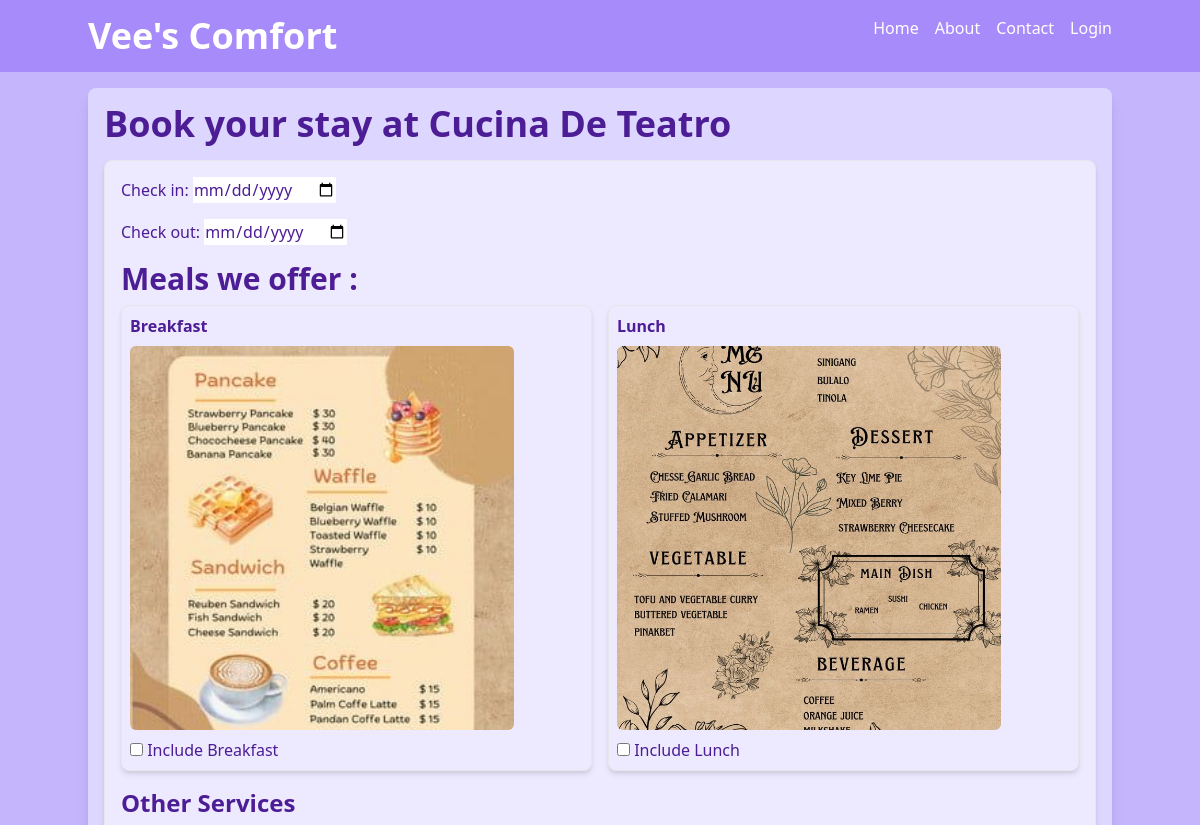
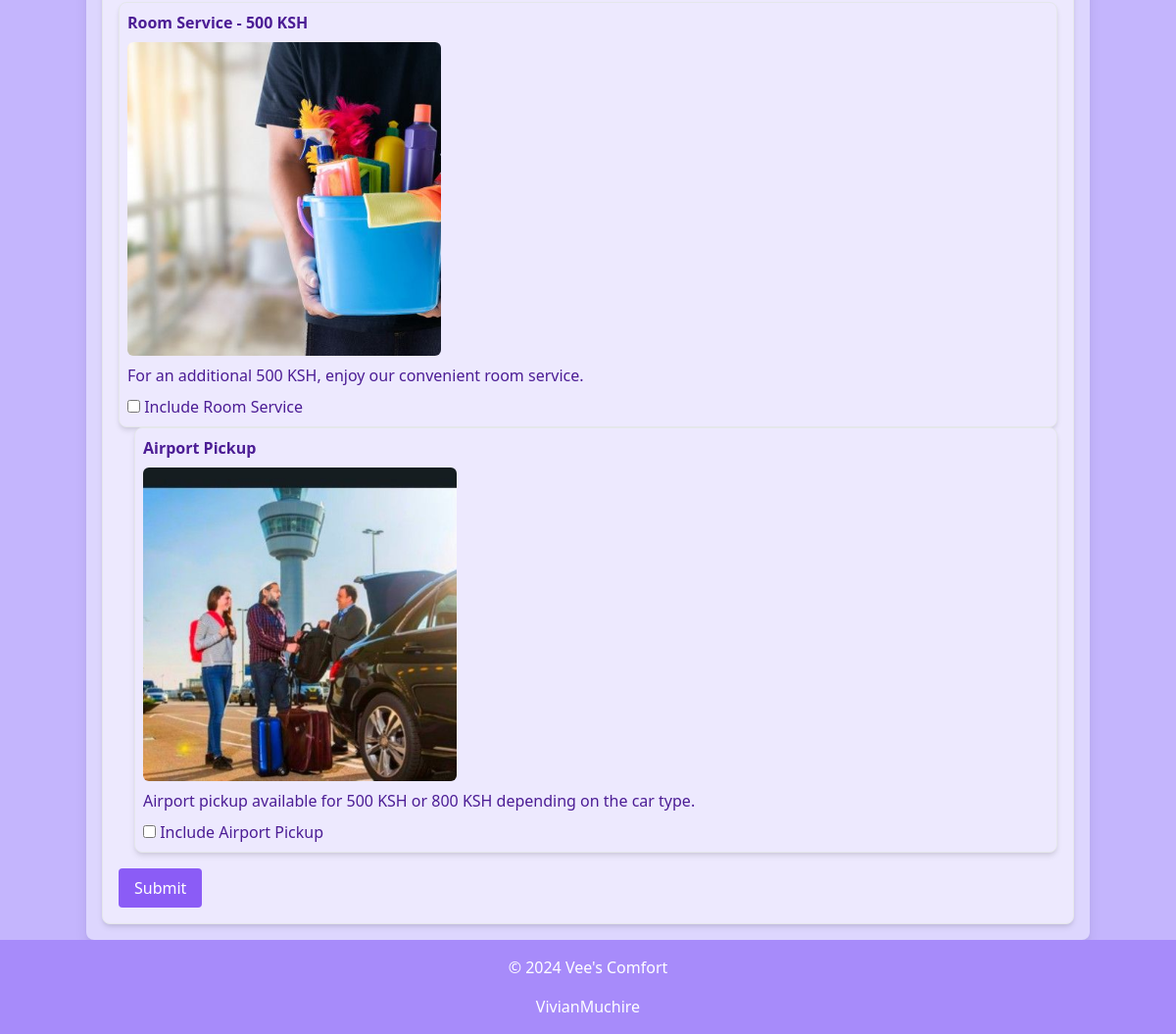
The page /hostels/1/book/ (signed in) on the database its author committed (2 pictures, top to bottom).
### hostelapp/models.py (models this page shows, shortened)
class Hostel(models.Model):
    name = models.CharField(max_length=255)
    description = models.TextField()
    price_per_night = models.DecimalField(max_digits=10, decimal_places=2)
    image = models.ImageField(upload_to='hostel_images/')
    location = models.CharField(max_length=100)
    room_number = models.IntegerField()
    breakfast_menu = models.ImageField(upload_to='hostel_menus/', null=True, blank=True)
    lunch_menu = models.ImageField(upload_to='hostel_menus/', null=True,)

### hostelapp/views.py (the view)
# urls.py: path('hostels/<int:pk>/book/', book_hostel, name='book_hostel'),
@login_required
def book_hostel(request, pk):
    hostel = get_object_or_404(Hostel, pk=pk)
    if request.method == 'POST':
        form = BookingForm(request.POST)
        if form.is_valid():
            booking = form.save(commit=False)
            booking.user = request.user
            booking.hostel = hostel
            booking.save()
            return redirect('hostelapp:booking_confirmation', booking_id=booking.id)  # Redirect to a success page
    else:
        form = BookingForm()
    return render(request,  'hostel_pages/book_hostel.html', {'form': form, 'hostel': hostel})

### hostelapp/forms.py
class BookingForm(forms.ModelForm):
    class Meta:
        model = Booking
        fields = [ 'check_in', 'check_out', 'include_breakfast', 'include_lunch', 'airport_pickup_option', 'flight_number', 'pickup_time', 'car_type', 'room_service']
        widgets = {
            'check_in': forms.DateInput(attrs={'type': 'date'}),
            'check_out': forms.DateInput(attrs={'type': 'date'}),
            'pickup_time': forms.TimeInput(attrs={'type': 'time'}),
        }

### hostelapp/templates/hostel_pages/book_hostel.html (shortened to what this page needs)
{% extends "base.html" %}
{% load static %}
{% block content %}
<div class="container mx-auto mt-4 text-purple-900 p-4 bg-purple-200 rounded-lg shadow-lg">
    <h1 class="text-4xl font-bold mb-4">Book your stay at {{ hostel.name }}</h1>
    <form method="post" class="mt-4 p-4 border rounded-lg shadow-md bg-purple-100">
        <div class="mb-4">
            {{ form.check_in.label_tag }} {{ form.check_in }}
        </div>
        <div class="mb-4">
            {{ form.check_out.label_tag }} {{ form.check_out }}
        </div>
        <div class="mb-4">
            <h2 class="text-3xl font-semibold mb-2">Meals we offer :</h2>
            <div class="flex flex-wrap justify-center space-x-4">
                {% if hostel.breakfast_menu %}
                <div class="border rounded-lg p-2 shadow-md bg-purple-100 flex-grow">
                    <h3 class="font-semibold mb-2">Breakfast</h3>
                    <img src="{{ hostel.breakfast_menu.url }}" alt="Breakfast Menu" class="w-96 h-96 object-cover rounded-md">
                    <div class="mt-2">
                        {{ form.include_breakfast }}
                        <label for="{{ form.include_breakfast.id_for_label }}">Include Breakfast</label>
                    </div>
                </div>
                {% endif %}
                {% if hostel.lunch_menu %}
                <div class="border rounded-lg p-2 shadow-md bg-purple-100 flex-grow">
                    <h3 class="font-semibold mb-2">Lunch</h3>
                    <img src="{{ hostel.lunch_menu.url }}" alt="Lunch Menu" class="w-96 h-96 object-cover rounded-md">
                    <div class="mt-2">
                        {{ form.include_lunch }}
                        <label for="{{ form.include_lunch.id_for_label }}">Include Lunch</label>
                    </div>
                </div>
                {% endif %}
            </div>
        </div>
        <div class="mb-4">
            <h2 class="text-2xl font-semibold mb-2">Other Services</h2>
            <div class="flex flex-wrap justify-center space-x-4">
                <div class="border rounded-lg p-2 shadow-md bg-purple-100 flex-grow">
                    <h3 class="font-semibold mb-2">Room Service - 500 KSH</h3>
                    <img src="{% static 'images/room_service.jpeg' %}" alt="Room Service" class="w-80 h-80 object-cover rounded-md">
                    <p class="mt-2">For an additional 500 KSH, enjoy our convenient room service.</p>
                    <div class="mt-2">
                        {{ form.room_service }}
                        <label for="{{ form.room_service.id_for_label }}">Include Room Service</label>
                    </div>
                </div>
                <div class="border rounded-lg p-2 shadow-md bg-purple-100 flex-grow">
                    <h3 class="font-semibold mb-2">Airport Pickup</h3>
                    <img src="{% static 'images/airport_pickup.jpeg' %}" alt="Airport Pickup" class="w-80 h-80 object-cover rounded-md">
                    <p class="mt-2">Airport pickup available for 500 KSH or 800 KSH depending on the car type.</p>
                    <div class="mt-2">
                        {{ form.airport_pickup_option }}
                        <label for="{{ form.airport_pickup_option.id_for_label }}">Include Airport Pickup</label>
                    </div>
                </div>
            </div>
        </div>
        <button type="submit" class="bg-purple-500 text-white py-2 px-4 rounded hover:bg-purple-700">Submit</button>
    </form>
</div>
{% endblock content %}

### rows shown on the page
Hostel: name "Cucina De Teatro", breakfast_menu (picture), lunch_menu (picture)
